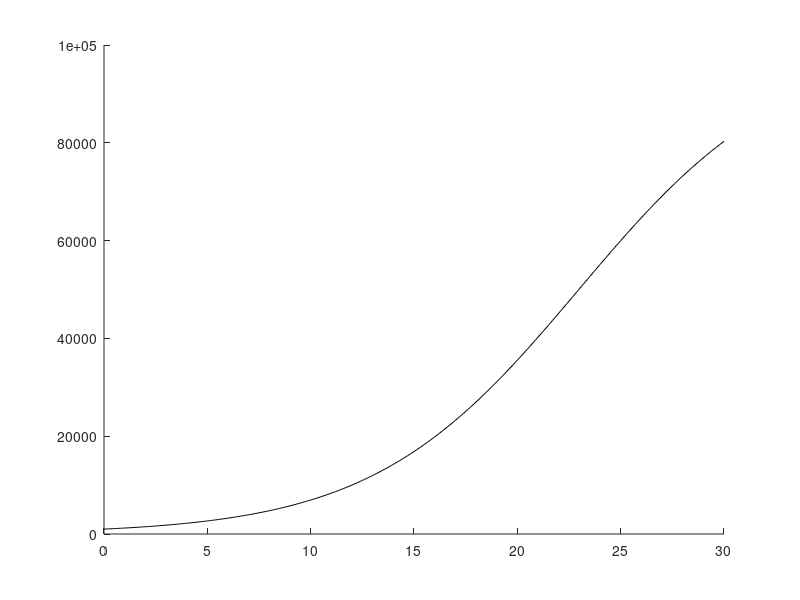

Recreate this plot in MATLAB. (Note: this script raises an error after producing the figure.)
clear 
clc
%% Primera Parte
% Individuos contagiados que no se recuperan
format long
f1=@(t,y,k,m)(k*y*(m-y)); %Defino la funcion f

% Inicializo algunos parametros
k=2*10^(-6);
m=1*10^5;
y0=1000;

% Represento la solucion utilizando metodos analiticos
g=inline('m./(1-C*exp(-m*k*t))');
C=(y0-m)/y0;
tt=0:0.1:30;
yy=g(C,k,m,tt);
figure(1);
hold on
plot(tt,yy,'-k');

%Represento la solucion utilizando metodos numericos
%Ha sido necesaria una simple modificacion del Metodo de Runge-Kutta de
%orden 4 ya que tuve que introducir una funcion de 4 variables.
a=0;
b=30;
n=100;
[t,y]=RK4_to(f1,a,b,y0,n,k,m);

hold on
plot(t,y);

%% Segunda Parte
%Individuos contagiados que se pueden curar o simplemente mueren.
k1=2*10^(-6);
k2=10^(-4);
n=20;
x0=m-y0;
z0=0;
f2=@(t,z,k1,k2,m,x0)(k2*(m-z-x0*exp(-(k1/k2).*z)));
[t2,z]=heunsis_to(f2,a,b,z0,n,k1,k2,m,x0);
figure(2);
hold on
%plot(t,z);
x=x0*exp(-(k1/k2)*z);
%plot(t,x,'-y');
y2=m-x-z;
plot(t,y)
plot(t2,y2,'-r');
legend('Eliminados','Sanos','Enfermos');


%% EBOLA
dias=[239,234,232,219,215,212,206,204,200,197,193,190,185,183,181,176];
dias=[dias,168,162,156,151,149,147,144,142,140,137,135,132,130,127,123,120];
dias=[dias,117,114,112,108,106,102,100,90,87,75,68,66,62,57,51,33,30,26,25];
dias=[dias,23,19,16,10,9,5,4,2,0];

infec=[15145,14413,14098,12567,10703,9936,9216,8997,8399,8033];
infec=[infec,7492,7178,6574,6263,5864,5347,4293,3707,3071,2615];
infec=[infec,2473,2240,2127,1975,1848,1779,1711,1603,1440,1323];
infec=[infec,1201,1093,1048,982,964,888,844,779,759,599,528,452,337,309];
infec=[infec,270,265,260,253,242,230,224,194,183,167,135,130,103,86,86,49];

figure(3);
hold on
plot(dias,infec,'o');
a=0;
b=220;
y0=49;
n=100;
%Si multiplico por 2 la poblacion divido entre 2 k
pob=19000000;
k=1.37*10^(-9);
[t,y]=RK4_to(f1,a,b,y0,n,k,pob);
plot(t,y,'g');




